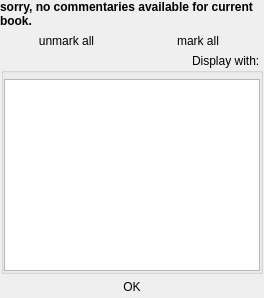
     <widget class="QWidget" name="mixedSelection">
      <layout class="QVBoxLayout" name="verticalLayout_16">
       <property name="spacing">
        <number>1</number>
       </property>
       <property name="margin">
        <number>0</number>
       </property>
       <item>
        <widget class="QLabel" name="noCommemtaries">
         <property name="font">
          <font>
           <weight>75</weight>
           <bold>true</bold>
          </font>
         </property>
         <property name="text">
          <string>sorry, no commentaries available for current book.</string>
         </property>
         <property name="wordWrap">
          <bool>true</bool>
         </property>
        </widget>
       </item>
       <item>
        <widget class="QFrame" name="mixedGroup">
         <property name="frameShape">
          <enum>QFrame::NoFrame</enum>
         </property>
         <property name="frameShadow">
          <enum>QFrame::Raised</enum>
         </property>
         <layout class="QVBoxLayout" name="verticalLayout_18">
          <property name="spacing">
           <number>1</number>
          </property>
          <property name="margin">
           <number>1</number>
          </property>
          <item>
           <layout class="QHBoxLayout" name="horizontalLayout_9">
            <property name="spacing">
             <number>1</number>
            </property>
            <item>
             <widget class="QPushButton" name="unmarkAllBTN">
              <property name="toolTip">
               <string>Remove all books from search</string>
              </property>
              <property name="text">
               <string>unmark all</string>
              </property>
              <property name="icon">
               <iconset resource="../Orayta.qrc">
                <normaloff>:/Icons/greyv.png</normaloff>:/Icons/greyv.png</iconset>
              </property>
              <property name="flat">
               <bool>true</bool>
              </property>
             </widget>
            </item>
            <item>
             <widget class="QPushButton" name="markAllBTN">
              <property name="toolTip">
               <string>Add all books to search</string>
              </property>
              <property name="text">
               <string>mark all</string>
              </property>
              <property name="icon">
               <iconset resource="../Orayta.qrc">
                <normaloff>:/Icons/greenv.png</normaloff>:/Icons/greenv.png</iconset>
              </property>
              <property name="flat">
               <bool>true</bool>
              </property>
             </widget>
            </item>
           </layout>
          </item>
          <item>
           <widget class="QGroupBox" name="mixedFrame">
            <property name="sizePolicy">
             <sizepolicy hsizetype="Preferred" vsizetype="Expanding">
              <horstretch>0</horstretch>
              <verstretch>0</verstretch>
             </sizepolicy>
            </property>
            <property name="layoutDirection">
             <enum>Qt::RightToLeft</enum>
            </property>
            <property name="title">
             <string>Display with:</string>
            </property>
            <layout class="QVBoxLayout" name="verticalLayout_17">
             <property name="spacing">
              <number>1</number>
             </property>
             <property name="leftMargin">
              <number>0</number>
             </property>
             <property name="topMargin">
              <number>6</number>
             </property>
             <property name="rightMargin">
              <number>0</number>
             </property>
             <property name="bottomMargin">
              <number>0</number>
             </property>
             <item>
              <widget class="QListWidget" name="selectionArea">
               <property name="layoutDirection">
                <enum>Qt::RightToLeft</enum>
               </property>
               <property name="styleSheet">
                <string notr="true">*::indicator { 
 height: 18 px; 
width: 18 px;
}
</string>
               </property>
               <property name="verticalScrollMode">
                <enum>QAbstractItemView::ScrollPerPixel</enum>
               </property>
               <property name="horizontalScrollMode">
                <enum>QAbstractItemView::ScrollPerPixel</enum>
               </property>
              </widget>
             </item>
            </layout>
           </widget>
          </item>
         </layout>
        </widget>
       </item>
       <item>
        <layout class="QHBoxLayout" name="horizontalLayout_14">
         <property name="sizeConstraint">
          <enum>QLayout::SetMaximumSize</enum>
         </property>
         <item>
          <widget class="QPushButton" name="openMixed">
           <property name="text">
            <string>OK</string>
           </property>
           <property name="flat">
            <bool>true</bool>
           </property>
          </widget>
         </item>
        </layout>
       </item>
      </layout>
     </widget>
